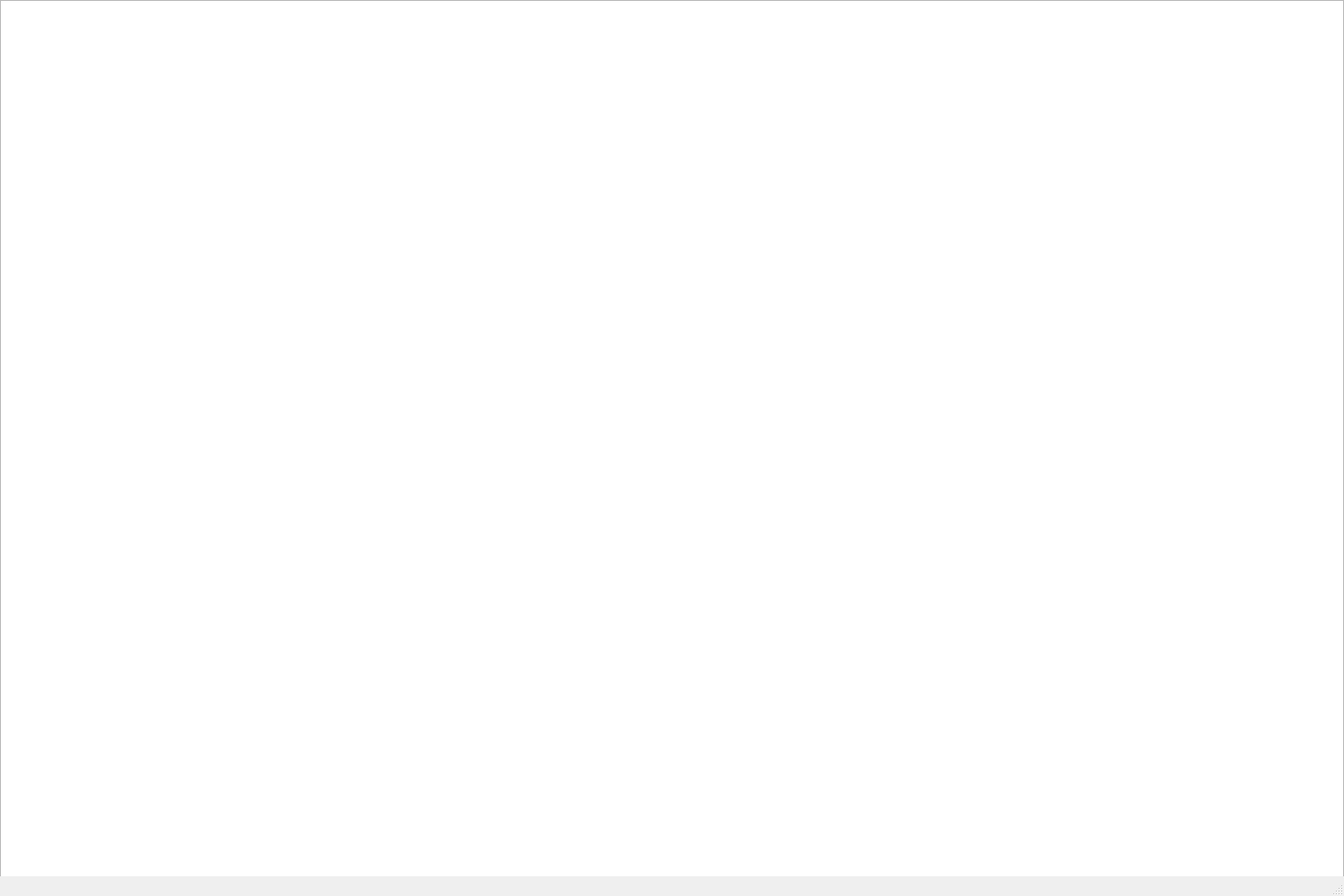
<?xml version="1.0" encoding="UTF-8"?>
<ui version="4.0">
 <class>MainWindow</class>
 <widget class="QMainWindow" name="MainWindow">
  <property name="geometry">
   <rect>
    <x>0</x>
    <y>0</y>
    <width>1500</width>
    <height>1000</height>
   </rect>
  </property>
  <property name="windowTitle">
   <string>MainWindow</string>
  </property>
  <widget class="QWidget" name="centralwidget">
   <widget class="QGraphicsView" name="graphicsView">
    <property name="geometry">
     <rect>
      <x>0</x>
      <y>0</y>
      <width>1500</width>
      <height>1000</height>
     </rect>
    </property>
   </widget>
  </widget>
  <widget class="QStatusBar" name="statusbar"/>
 </widget>
 <resources/>
 <connections/>
</ui>
